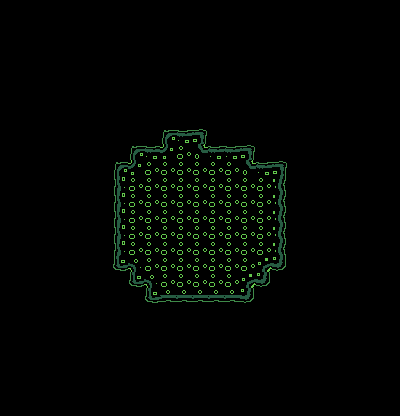

This is a level from a 2D game, rendered from its Tiled map with the project's own tilesets. A one-line summary and the complete map file follow:
An orthogonal 25x26 tile map with 16x16 px tiles, 1 tile layer (foreground).

<map version="1.0" tiledversion="1.1.0" orientation="orthogonal" renderorder="right-down" width="25" height="26" tilewidth="16" tileheight="16" infinite="0" nextobjectid="1">
 <tileset firstgid="1" name="blobtexture" tilewidth="16" tileheight="16" tilecount="64" columns="8">
  <image source="blobtexture.png" width="128" height="128" />
  <terraintypes>
   <terrain name="organic" tile="0" />
  </terraintypes>
  <tile id="0" terrain=",,,0" />
  <tile id="1" terrain=",,0,0" />
  <tile id="2" terrain=",,0," />
  <tile id="3" terrain="0,0,0," />
  <tile id="4" terrain="0,0,,0" />
  <tile id="8" terrain=",0,,0" />
  <tile id="9" terrain="0,0,0,0" />
  <tile id="10" terrain="0,,0," />
  <tile id="11" terrain="0,,0,0" />
  <tile id="12" terrain=",0,0,0" />
  <tile id="16" terrain=",0,," />
  <tile id="17" terrain="0,0,," />
  <tile id="18" terrain="0,,," />
 </tileset>
 <layer name="foreground" width="25" height="26">
  <data encoding="csv">
0,0,0,0,0,0,0,0,0,0,0,0,0,0,0,0,0,0,0,0,0,0,0,0,0,
0,0,0,0,0,0,0,0,0,0,0,0,0,0,0,0,0,0,0,0,0,0,0,0,0,
0,0,0,0,0,0,0,0,0,0,0,0,0,0,0,0,0,0,0,0,0,0,0,0,0,
0,0,0,0,0,0,0,0,0,0,0,0,0,0,0,0,0,0,0,0,0,0,0,0,0,
0,0,0,0,0,0,0,0,0,0,0,0,0,0,0,0,0,0,0,0,0,0,0,0,0,
0,0,0,0,0,0,0,0,0,0,0,0,0,0,0,0,0,0,0,0,0,0,0,0,0,
0,0,0,0,0,0,0,0,0,0,0,0,0,0,0,0,0,0,0,0,0,0,0,0,0,
0,0,0,0,0,0,0,0,0,0,0,0,0,0,0,0,0,0,0,0,0,0,0,0,0,
0,0,0,0,0,0,0,0,0,0,1,2,3,0,0,0,0,0,0,0,0,0,0,0,0,
0,0,0,0,0,0,0,0,1,2,13,10,12,2,2,3,0,0,0,0,0,0,0,0,0,
0,0,0,0,0,0,0,1,13,10,10,10,10,10,10,12,2,3,0,0,0,0,0,0,0,
0,0,0,0,0,0,0,9,10,10,10,10,10,10,10,10,10,11,0,0,0,0,0,0,0,
0,0,0,0,0,0,0,9,10,10,10,10,10,10,10,10,10,11,0,0,0,0,0,0,0,
0,0,0,0,0,0,0,9,10,10,10,10,10,10,10,10,10,11,0,0,0,0,0,0,0,
0,0,0,0,0,0,0,9,10,10,10,10,10,10,10,10,10,11,0,0,0,0,0,0,0,
0,0,0,0,0,0,0,9,10,10,10,10,10,10,10,10,10,11,0,0,0,0,0,0,0,
0,0,0,0,0,0,0,17,5,10,10,10,10,10,10,10,4,19,0,0,0,0,0,0,0,
0,0,0,0,0,0,0,0,17,5,10,10,10,10,10,4,19,0,0,0,0,0,0,0,0,
0,0,0,0,0,0,0,0,0,17,18,18,18,18,18,19,0,0,0,0,0,0,0,0,0,
0,0,0,0,0,0,0,0,0,0,0,0,0,0,0,0,0,0,0,0,0,0,0,0,0,
0,0,0,0,0,0,0,0,0,0,0,0,0,0,0,0,0,0,0,0,0,0,0,0,0,
0,0,0,0,0,0,0,0,0,0,0,0,0,0,0,0,0,0,0,0,0,0,0,0,0,
0,0,0,0,0,0,0,0,0,0,0,0,0,0,0,0,0,0,0,0,0,0,0,0,0,
0,0,0,0,0,0,0,0,0,0,0,0,0,0,0,0,0,0,0,0,0,0,0,0,0,
0,0,0,0,0,0,0,0,0,0,0,0,0,0,0,0,0,0,0,0,0,0,0,0,0,
0,0,0,0,0,0,0,0,0,0,0,0,0,0,0,0,0,0,0,0,0,0,0,0,0
</data>
 </layer>
</map>